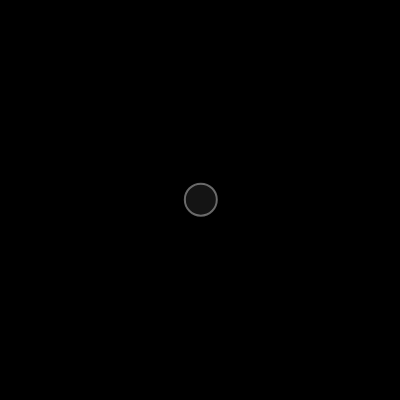
Frame 1 (no input)
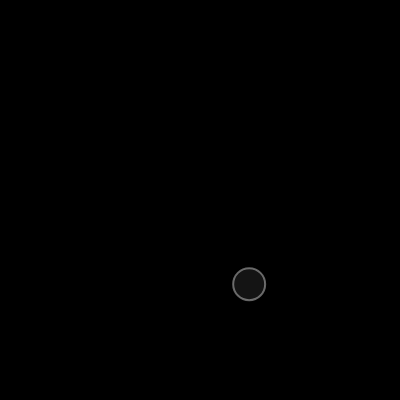
Frame 60 (no input)
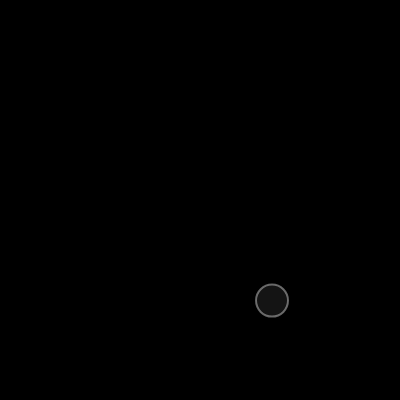
Frame 120 (the mouse pressed at the canvas centre since frame 60)

The p5.js sketch that drew these frames (run headless with seeded random() and noise() and a simulated clock; from frame 60 on, the mouse is pressed at the canvas centre):

// p5.js sketch
// ── sketch.js
let w;
let netForce;
function setup() {
  createCanvas(400, 400);
  w = new Mover(200,200);
  
}

function draw() { 
  background(0);
  let gravity = createVector(0,0.2);   
  netForce = gravity;
  if(mouseIsPressed){
    let windForce = createVector(1,0);
    netForce = p5.Vector.add(gravity,windForce);
  }  
  w.newtonianForce(netForce);
  w.edges();
  w.update();
  w.show();
}
// ── mover.js
class Mover{
  constructor(x,y){
    this.pos = createVector(x,y);
    this.vel = p5.Vector.random2D();
    this.acc = createVector(0,0);
    this.radius = 16;
  }
  
  newtonianForce(force){
    this.acc = force;
  }
  
  edges(){
    if(this.pos.y > height - this.radius){
      this.pos.y = height - this.radius;
      this.vel.y *= -1;
    }  
    
    if(this.pos.x >= width - this.radius){
      this.pos.x = width - this.radius;
      this.vel.x *= -1;
    }else if (this.pos.x <= 0){
      this.pos.x = 0;
      this.vel.x *= -1;
    }
  }
  
  
    
  update(){     
    this.vel.add(this.acc);
    this.pos.add(this.vel);
    this.acc.set(0,0);
  }
  
  show(){
    stroke(255,100);
    strokeWeight(2);
    fill(255,20);
    ellipse(this.pos.x, this.pos.y, this.radius * 2);
  }
}
